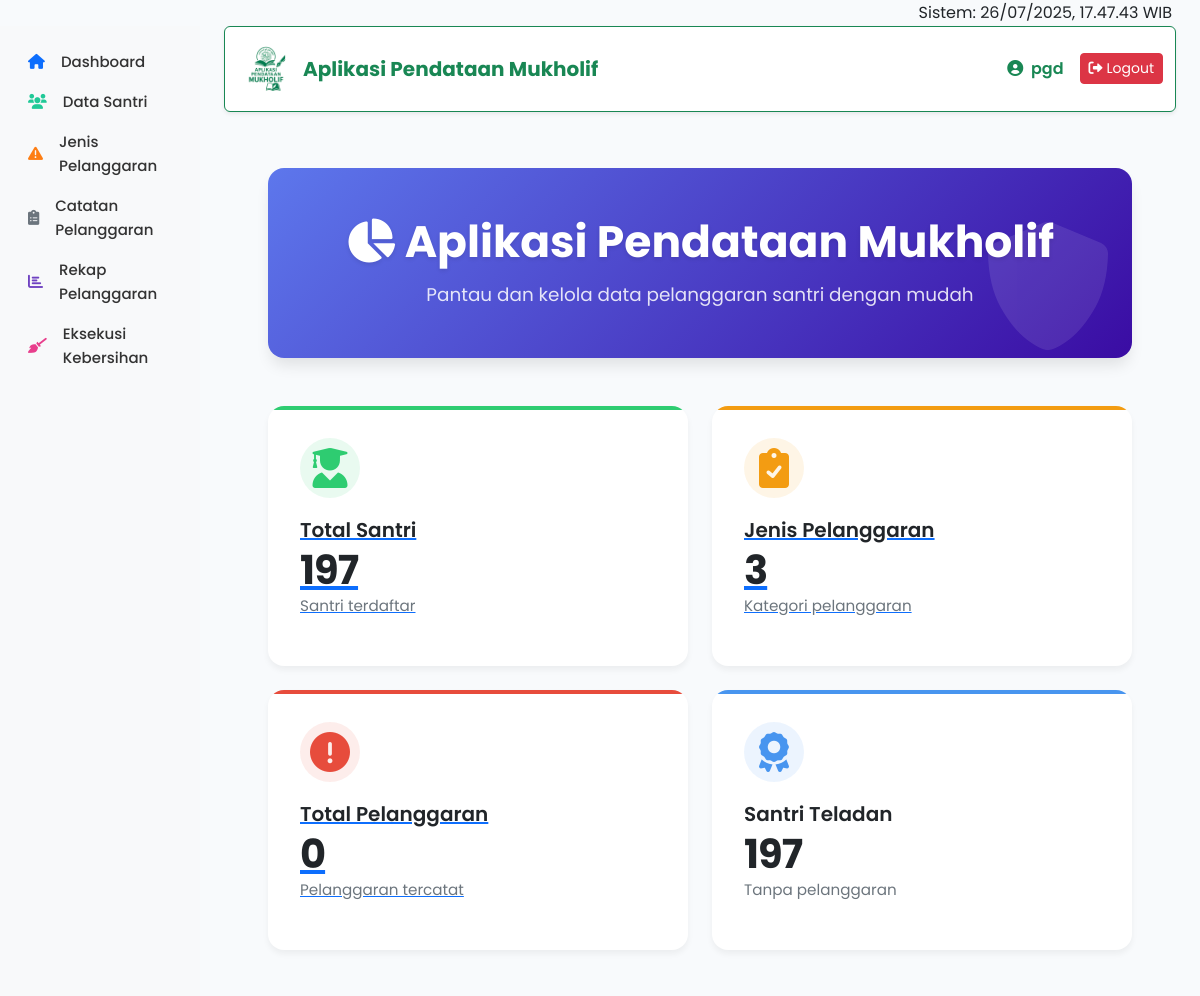
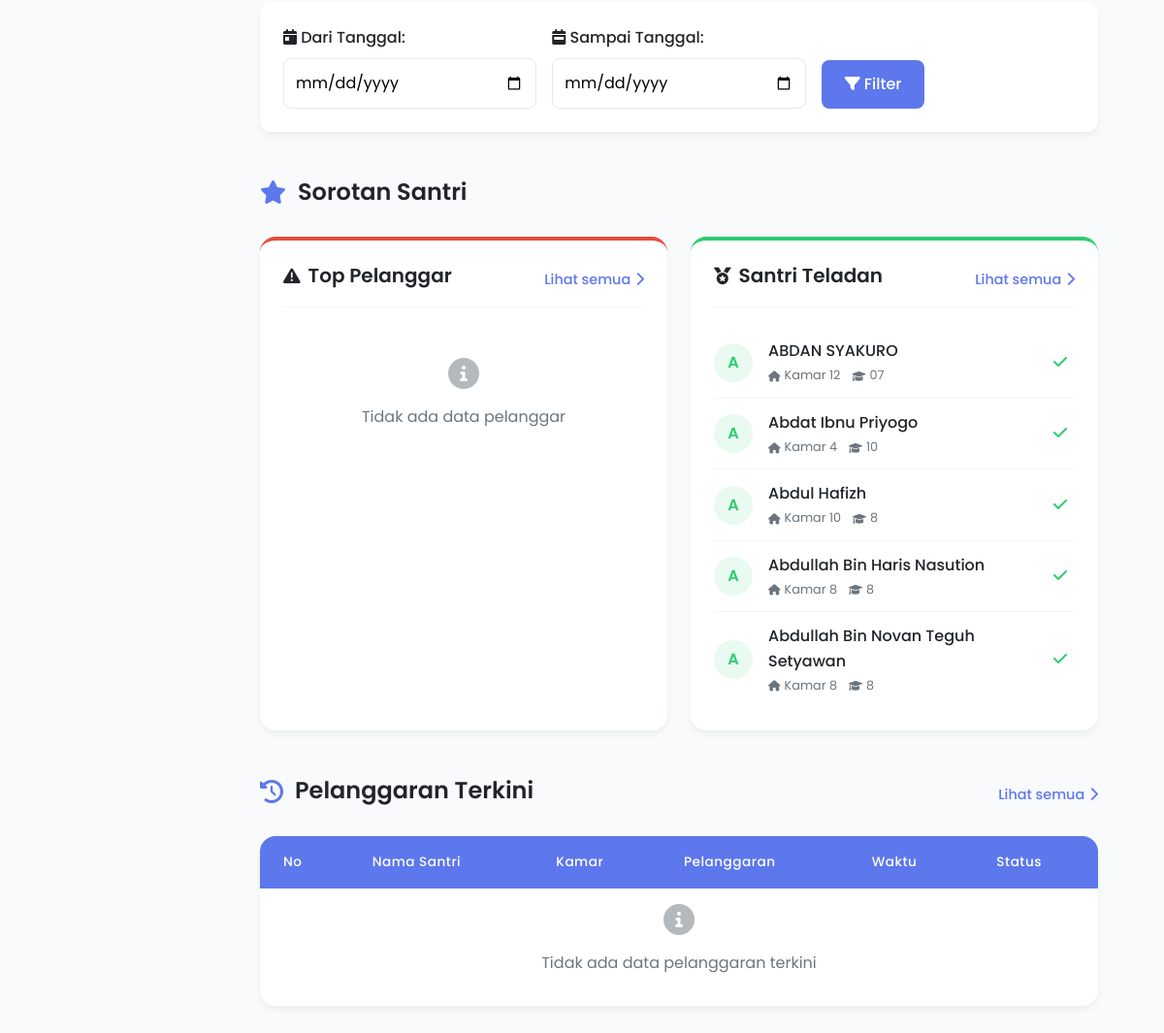
/index.php (signed in), run on the app's committed database (2 pictures, top to bottom).
### tables this page shows
CREATE TABLE `santri` (
  `id` int NOT NULL,
  `nama` varchar(100) DEFAULT NULL,
  `kelas` varchar(50) DEFAULT NULL,
  `kamar` varchar(50) DEFAULT NULL
);

### index.php (the view, shortened to what this page needs)
<?php
include 'db.php';
require_once __DIR__ . '/header.php';
$start_date = $_GET['start_date'] ?? null;
$end_date = $_GET['end_date'] ?? null;
$filter_where = '';
$stats = [
    'santri' => mysqli_fetch_assoc(mysqli_query($conn, "SELECT COUNT(*) AS total FROM santri"))['total'],
    'jenis_pelanggaran' => mysqli_fetch_assoc(mysqli_query($conn, "SELECT COUNT(*) AS total FROM jenis_pelanggaran"))['total'],
    'total_pelanggaran' => mysqli_fetch_assoc(mysqli_query($conn, "SELECT COUNT(*) AS total FROM pelanggaran"))['total'],
    'santri_tanpa_pelanggaran' => mysqli_fetch_assoc(mysqli_query($conn, "
        SELECT COUNT(*) as total
        FROM santri s
        LEFT JOIN pelanggaran p ON s.id = p.santri_id
        WHERE p.id IS NULL
    "))['total']
];
$recent_violations = mysqli_query($conn, "
    SELECT p.id, s.nama, s.kamar, jp.nama_pelanggaran, p.tanggal
    FROM pelanggaran p
    JOIN santri s ON p.santri_id = s.id
    JOIN jenis_pelanggaran jp ON p.jenis_pelanggaran_id = jp.id
    ORDER BY p.tanggal DESC
    LIMIT 5
");
$top_violators = mysqli_query($conn, "
    SELECT s.nama, s.kamar, COUNT(*) as total
    FROM pelanggaran p
    JOIN santri s ON p.santri_id = s.id
    WHERE 1=1 $filter_where
    GROUP BY s.id
    ORDER BY total DESC
    LIMIT 5
");
$best_students = mysqli_query($conn, "
    SELECT s.nama, s.kelas, s.kamar
    FROM santri s
    LEFT JOIN pelanggaran p ON s.id = p.santri_id
        AND p.tanggal BETWEEN '$start_date 00:00:00' AND '$end_date 23:59:59'
    WHERE p.id IS NULL
    ORDER BY s.nama ASC
    LIMIT 5
");
?>
<!DOCTYPE html>
<html lang="id">
<head>
    <link rel="stylesheet" href="https://cdnjs.cloudflare.com/ajax/libs/font-awesome/6.0.0-beta3/css/all.min.css">
</head>
<body>
    <div class="container">
        <header class="dashboard-header">
            <div style="position: absolute; top: 20px; right: 20px; opacity: 0.1; font-size: 8rem;">
                <i class="fas fa-shield-alt"></i>
            </div>
            <h1><i class="fas fa-chart-pie"></i> Aplikasi Pendataan Mukholif</h1>
            <p class="subtitle">Pantau dan kelola data pelanggaran santri dengan mudah</p>
        </header>
        <div class="stats-grid">
            <a href="santri/index.php" class="stat-card santri">
                <div class="stat-icon">
                    <i class="fas fa-user-graduate"></i>
                </div>
                <h3>Total Santri</h3>
                <div class="stat-value"><?= number_format($stats['santri']) ?></div>
                <p class="stat-description">Santri terdaftar</p>
            </a>
            <a href="jenis-pelanggaran/index.php" class="stat-card pelanggaran">
                <div class="stat-icon">
                    <i class="fas fa-clipboard-check"></i>
                </div>
                <h3>Jenis Pelanggaran</h3>
                <div class="stat-value"><?= number_format($stats['jenis_pelanggaran']) ?></div>
                <p class="stat-description">Kategori pelanggaran</p>
            </a>
            <a href="rekap/chart.php" class="stat-card violations">
                <div class="stat-icon">
                    <i class="fas fa-exclamation-circle"></i>
                </div>
                <h3>Total Pelanggaran</h3>
                <div class="stat-value"><?= number_format($stats['total_pelanggaran']) ?></div>
                <p class="stat-description">Pelanggaran tercatat</p>
            </a>
            <div class="stat-card clean">
                <div class="stat-icon">
                    <i class="fas fa-award"></i>
                </div>
                <h3>Santri Teladan</h3>
                <div class="stat-value"><?= number_format($stats['santri_tanpa_pelanggaran']) ?></div>
                <p class="stat-description">Tanpa pelanggaran</p>
            </div>
        </div>
        <form method="GET" class="filter-form">
            <div>
                <label for="start_date"><i class="fas fa-calendar-day"></i> Dari Tanggal:</label>
                <input type="date" name="start_date" id="start_date" value="<?= $_GET['start_date'] ?? '' ?>">
            </div>
            <div>
                <label for="end_date"><i class="fas fa-calendar-week"></i> Sampai Tanggal:</label>
                <input type="date" name="end_date" id="end_date" value="<?= $_GET['end_date'] ?? '' ?>">
            </div>
            <div style="align-self: flex-end;">
                <button type="submit">
                    <i class="fas fa-filter"></i> Filter
                </button>
            </div>
        </form>
        <div class="content-section">
            <div class="section-header">
                <h2 class="section-title">
                    <i class="fas fa-star"></i>
                    Sorotan Santri
                </h2>
            </div>
            <div class="student-list">
                <div class="student-list-card top-violators">
                    <div class="list-header">
                        <h3 class="list-title">
                            <i class="fas fa-exclamation-triangle"></i>
                            Top Pelanggar
                        </h3>
                        <a href="rekap/santri.php" class="view-all-link">
                            Lihat semua <i class="fas fa-chevron-right"></i>
                        </a>
                    </div>
                    <?php if(mysqli_num_rows($top_violators) > 0): ?>
                        <?php while($violator = mysqli_fetch_assoc($top_violators)): ?>
                            <div class="student-item">
                                <div class="student-avatar">
                                    <?= substr($violator['nama'], 0, 1) ?>
                                </div>
                                <div class="student-info">
                                    <div class="student-name"><?= $violator['nama'] ?></div>
                                    <div class="student-details">
                                        <span><i class="fas fa-home"></i> Kamar <?= $violator['kamar'] ?></span>
                                    </div>
                                </div>
                                <div class="violation-count"><?= $violator['total'] ?></div>
                            </div>
                        <?php endwhile; ?>
                    <?php else: ?>
                        <div class="empty-state">
                            <i class="fas fa-info-circle"></i>
                            <p>Tidak ada data pelanggar</p>
                        </div>
                    <?php endif; ?>
                </div>
                <div class="student-list-card best-students">
                    <div class="list-header">
                        <h3 class="list-title">
                            <i class="fas fa-medal"></i>
                            Santri Teladan
                        </h3>
                        <a href="rekap/santri.php?filter=best" class="view-all-link">
                            Lihat semua <i class="fas fa-chevron-right"></i>
                        </a>
                    </div>
                    <?php if(mysqli_num_rows($best_students) > 0): ?>
                        <?php while($student = mysqli_fetch_assoc($best_students)): ?>
                            <div class="student-item">
                                <div class="student-avatar">
                                    <?= substr($student['nama'], 0, 1) ?>
                                </div>
                                <div class="student-info">
                                    <div class="student-name"><?= $student['nama'] ?></div>
                                    <div class="student-details">
                                        <span><i class="fas fa-home"></i> Kamar <?= $student['kamar'] ?></span>
                                        <span><i class="fas fa-graduation-cap"></i> <?= $student['kelas'] ?></span>
                                    </div>
                                </div>
                                <div class="violation-count zero">
                                    <i class="fas fa-check"></i>
                                </div>
                            </div>
                        <?php endwhile; ?>
                    <?php endif; ?>
                </div>
            </div>
        </div>
        <div class="content-section">
            <div class="section-header">
                <h2 class="section-title">
                    <i class="fas fa-history"></i>
                    Pelanggaran Terkini
                </h2>
                <a href="rekap/santri.php" class="view-all-link">
                    Lihat semua <i class="fas fa-chevron-right"></i>
                </a>
            </div>
            <div class="recent-violations">
                <table class="violation-table">
                    <thead>
                        <tr>
                            <th>No</th>
                            <th>Nama Santri</th>
                            <th>Kamar</th>
                            <th>Pelanggaran</th>
                            <th>Waktu</th>
                            <th>Status</th>
                        </tr>
                    </thead>
                    <tbody>
                        <?php if(mysqli_num_rows($recent_violations) > 0): ?>
                            <?php
                            $no = 1;
                            while($violation = mysqli_fetch_assoc($recent_violations)):
                                $time_ago = time_elapsed_string($violation['tanggal']);
                            ?>
                                <tr>
                                    <td><?= $no++ ?></td>
                                    <td><?= $violation['nama'] ?></td>
                                    <td><?= $violation['kamar'] ?></td>
                                    <td><?= $violation['nama_pelanggaran'] ?></td>
                                    <td class="violation-time">
                                        <?= date('d M Y H:i', strtotime($violation['tanggal'])) ?>
                                        <span class="time-ago"><?= $time_ago ?></span>
                                    </td>
                                    <td>
                                        <span class="badge badge-warning"><i class="fas fa-clock"></i> Baru</span>
                                    </td>
                                </tr>
                            <?php endwhile; ?>
                        <?php else: ?>
                            <tr>
                                <td colspan="6" class="empty-state">
                                    <i class="fas fa-info-circle"></i>
                                    <p>Tidak ada data pelanggaran terkini</p>
                                </td>
                            </tr>
                        <?php endif; ?>
                    </tbody>
                </table>
            </div>
        </div>
    </div>
    <?php include 'footer.php'; ?>
</body>
</html>

### header.php (shortened to what this page needs)
<!DOCTYPE html>
<html lang="id">
<head>
    <link href="https://cdn.jsdelivr.net/npm/bootstrap@5.3.0/dist/css/bootstrap.min.css" rel="stylesheet">
    <link rel="stylesheet" href="https://cdnjs.cloudflare.com/ajax/libs/font-awesome/6.0.0/css/all.min.css">
    <link rel="stylesheet" href="https://cdnjs.cloudflare.com/ajax/libs/jqueryui/1.12.1/jquery-ui.min.css">
</head>
<body>
    <div class="container-fluid">
        <div class="datetime-info text-end pe-3">
            Sistem: <span id="live-time"></span> WIB
        </div>
        <div class="row">
            <div class="col-lg-2 d-none d-lg-block bg-light sidebar">
                <div class="pt-3">
                    <ul class="nav flex-column">
                        <li class="nav-item">
                            <a class="nav-link <?= basename($_SERVER['PHP_SELF']) == 'index.php' ? 'active' : '' ?>" href="/rekap-mukholif/index.php">
                                <i class="fas fa-home me-2"></i>Dashboard
                            </a>
                        </li>
                        <li class="nav-item">
                            <a class="nav-link <?= strpos($_SERVER['REQUEST_URI'], 'santri') !== false ? 'active' : '' ?>" href="/rekap-mukholif/santri/">
                                <i class="fas fa-users me-2"></i>Data Santri
                            </a>
                        </li>
                        <li class="nav-item">
                            <a class="nav-link <?= strpos($_SERVER['REQUEST_URI'], 'jenis-pelanggaran') !== false ? 'active' : '' ?>" href="/rekap-mukholif/jenis-pelanggaran/">
                                <i class="fas fa-exclamation-triangle me-2"></i>Jenis Pelanggaran
                            </a>
                        </li>
                        <li class="nav-item">
                            <a class="nav-link <?= strpos($_SERVER['REQUEST_URI'], 'pelanggaran') !== false ? 'active' : '' ?>" href="/rekap-mukholif/pelanggaran/">
                                <i class="fas fa-clipboard-list me-2"></i>Catatan Pelanggaran
                            </a>
                        </li>
                        <li class="nav-item">
                            <a class="nav-link <?= strpos($_SERVER['REQUEST_URI'], 'rekap') !== false ? 'active' : '' ?>" href="/rekap-mukholif/rekap/">
                                <i class="fas fa-chart-bar me-2"></i>Rekap Pelanggaran
                            </a>
                        </li>
                        <li class="nav-item">
                            <a class="nav-link <?= strpos($_SERVER['REQUEST_URI'], 'eksekusi') !== false ? 'active' : '' ?>" href="/rekap-mukholif/pelanggaran/kebersihan-kamar/eksekusi">
                                <i class="fas fa-broom me-2"></i>Eksekusi Kebersihan
                            </a>
                        </li>
                    </ul>
                </div>
            </div>
            <div class="col-lg-10 ms-sm-auto px-md-4 main-content">
<nav class="navbar navbar-expand-lg mb-4 shadow-sm rounded bg-white border border-success">
    <div class="container-fluid">
        <a class="navbar-brand text-success fw-bold d-flex align-items-center" href="../">
            <img src="/rekap-mukholif/assets/logo.png?v=2" alt="Logo" style="height:58px;" class="me-2">
            Aplikasi Pendataan Mukholif
        </a>
        <div class="collapse navbar-collapse" id="navbarNav">
            <ul class="navbar-nav ms-auto align-items-center">
                <li class="nav-item me-3 text-success fw-semibold">
                    <i class="fas fa-user-circle me-1"></i> <?= $_SESSION['username'] ?? 'Admin' ?>
                </li>
                <li class="nav-item">
                    <a class="btn btn-sm btn-danger text-white" href="/rekap-mukholif/logout.php">
                        <i class="fas fa-sign-out-alt me-1"></i>Logout
                    </a>
                </li>
            </ul>
        </div>
    </div>
</nav>
                <div class="container-fluid">
</body>
</html>

### footer.php (shortened to what this page needs)
</body>
</html>

### header.php (style rules this page uses)
.sidebar .nav-link[href='/rekap-mukholif/index.php'] i { color: #0d6efd !important; }
.sidebar .nav-link[href='/rekap-mukholif/santri/'] i { color: #20c997 !important; }
.sidebar .nav-link[href='/rekap-mukholif/jenis-pelanggaran/'] i { color: #fd7e14 !important; }
.sidebar .nav-link[href='/rekap-mukholif/pelanggaran/'] i { color: #6c757d !important; }
.sidebar .nav-link[href='/rekap-mukholif/rekap/'] i { color: #6f42c1 !important; }
.sidebar .nav-link[href='/rekap-mukholif/pelanggaran/kebersihan-kamar/eksekusi'] i { color: #e83e8c !important; }
.sidebar .nav-link { padding-left: 1rem; }
.sidebar .nav-link { color: #333 !important; font-weight: 500; }
.sidebar .nav-link i { margin-right: 0.5rem; }
.sidebar .nav-link { display: flex; align-items: center; gap: 0.5rem; font-family: 'Poppins', sans-serif; font-size: 15px; }

### data on the page
santri: nama "A", nama "ABDAN SYAKURO", kamar "12", kelas "07"
santri: nama "A", nama "Abdat Ibnu Priyogo", kamar "4", kelas "10"
santri: nama "A", nama "Abdul Hafizh", kamar "10", kelas "8"
santri: nama "A", nama "Abdullah Bin Haris Nasution", kamar "8", kelas "8"
santri: nama "A", nama "Abdullah Bin Novan Teguh Setyawan", kamar "8", kelas "8"

### other printed values
$_SESSION['username'] "pgd"
$stats['santri'] "197"
$stats['jenis_pelanggaran'] "3"
$stats['total_pelanggaran'] "0"
$stats['santri_tanpa_pelanggaran'] "197"
